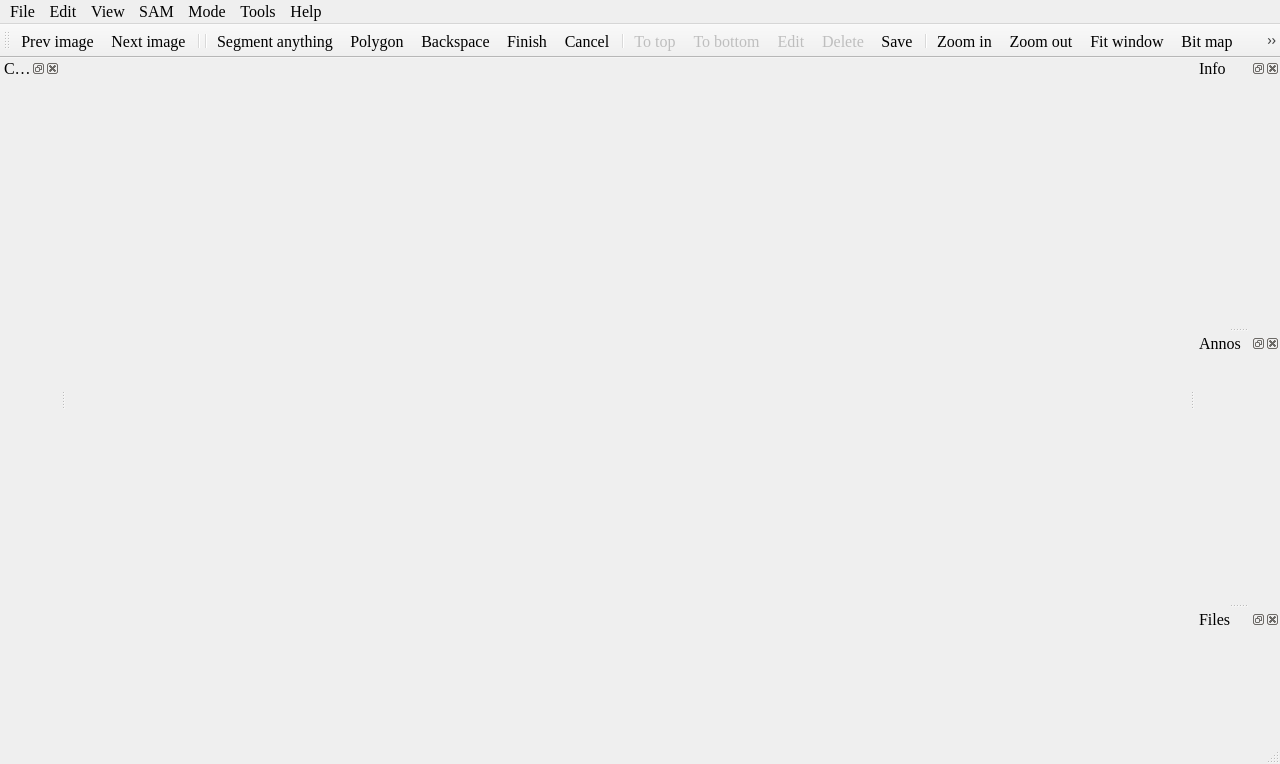
<?xml version="1.0" encoding="UTF-8"?>
<ui version="4.0">
 <class>MainWindow</class>
 <widget class="QMainWindow" name="MainWindow">
  <property name="geometry">
   <rect>
    <x>0</x>
    <y>0</y>
    <width>1280</width>
    <height>764</height>
   </rect>
  </property>
  <property name="minimumSize">
   <size>
    <width>800</width>
    <height>600</height>
   </size>
  </property>
  <property name="font">
   <font>
    <family>Times New Roman</family>
    <pointsize>12</pointsize>
   </font>
  </property>
  <property name="windowTitle">
   <string>ISAT</string>
  </property>
  <property name="windowIcon">
   <iconset>
    <normaloff>:/icons/icons/isat_bg_50x25.png</normaloff>:/icons/icons/isat_bg_50x25.png</iconset>
  </property>
  <widget class="QWidget" name="centralwidget">
   <layout class="QVBoxLayout" name="verticalLayout">
    <property name="spacing">
     <number>0</number>
    </property>
    <property name="leftMargin">
     <number>0</number>
    </property>
    <property name="topMargin">
     <number>0</number>
    </property>
    <property name="rightMargin">
     <number>0</number>
    </property>
    <property name="bottomMargin">
     <number>0</number>
    </property>
   </layout>
  </widget>
  <widget class="QMenuBar" name="menubar">
   <property name="enabled">
    <bool>true</bool>
   </property>
   <property name="geometry">
    <rect>
     <x>0</x>
     <y>0</y>
     <width>1280</width>
     <height>24</height>
    </rect>
   </property>
   <property name="font">
    <font>
     <family>Times New Roman</family>
     <pointsize>12</pointsize>
    </font>
   </property>
   <property name="autoFillBackground">
    <bool>false</bool>
   </property>
   <property name="defaultUp">
    <bool>false</bool>
   </property>
   <property name="nativeMenuBar">
    <bool>true</bool>
   </property>
   <widget class="QMenu" name="menuFile">
    <property name="font">
     <font>
      <family>Times New Roman</family>
      <pointsize>12</pointsize>
     </font>
    </property>
    <property name="title">
     <string>File</string>
    </property>
    <addaction name="actionOpen_dir"/>
    <addaction name="actionSave_dir"/>
    <addaction name="separator"/>
    <addaction name="actionPrev"/>
    <addaction name="actionNext"/>
    <addaction name="separator"/>
    <addaction name="actionSetting"/>
    <addaction name="actionExit"/>
   </widget>
   <widget class="QMenu" name="menuView">
    <property name="font">
     <font>
      <family>Times New Roman</family>
      <pointsize>12</pointsize>
     </font>
    </property>
    <property name="title">
     <string>View</string>
    </property>
    <addaction name="separator"/>
    <addaction name="actionZoom_in"/>
    <addaction name="actionZoom_out"/>
    <addaction name="actionFit_wiondow"/>
    <addaction name="separator"/>
    <addaction name="actionBit_map"/>
    <addaction name="separator"/>
   </widget>
   <widget class="QMenu" name="menuAbout">
    <property name="font">
     <font>
      <family>Times New Roman</family>
      <pointsize>12</pointsize>
     </font>
    </property>
    <property name="title">
     <string>Help</string>
    </property>
    <widget class="QMenu" name="menuLaguage">
     <property name="title">
      <string>Laguage</string>
     </property>
     <property name="icon">
      <iconset resource="../icons.qrc">
       <normaloff>:/icon/icons/翻译_translate.svg</normaloff>:/icon/icons/翻译_translate.svg</iconset>
     </property>
     <addaction name="actionChinese"/>
     <addaction name="actionEnglish"/>
    </widget>
    <addaction name="menuLaguage"/>
    <addaction name="actionShortcut"/>
    <addaction name="actionAbout"/>
   </widget>
   <widget class="QMenu" name="menuTools">
    <property name="enabled">
     <bool>true</bool>
    </property>
    <property name="font">
     <font>
      <family>Times New Roman</family>
      <pointsize>12</pointsize>
     </font>
    </property>
    <property name="title">
     <string>Tools</string>
    </property>
    <addaction name="actionToVOC"/>
    <addaction name="actionToCOCO"/>
    <addaction name="actionTo_LabelMe"/>
    <addaction name="separator"/>
    <addaction name="actionFromCOCO"/>
   </widget>
   <widget class="QMenu" name="menuEdit">
    <property name="font">
     <font>
      <family>Times New Roman</family>
      <pointsize>12</pointsize>
     </font>
    </property>
    <property name="title">
     <string>Edit</string>
    </property>
    <addaction name="actionSegment_anything"/>
    <addaction name="actionPolygon"/>
    <addaction name="actionBackspace"/>
    <addaction name="actionFinish"/>
    <addaction name="actionCancel"/>
    <addaction name="separator"/>
    <addaction name="actionTo_top"/>
    <addaction name="actionTo_bottom"/>
    <addaction name="separator"/>
    <addaction name="actionEdit"/>
    <addaction name="actionDelete"/>
    <addaction name="actionSave"/>
   </widget>
   <widget class="QMenu" name="menuMode">
    <property name="font">
     <font>
      <family>Times New Roman</family>
      <pointsize>12</pointsize>
      <weight>50</weight>
      <italic>false</italic>
      <bold>false</bold>
     </font>
    </property>
    <property name="title">
     <string>Mode</string>
    </property>
    <widget class="QMenu" name="menuContour_mode">
     <property name="title">
      <string>Contour mode</string>
     </property>
     <addaction name="actionContour_Max_only"/>
     <addaction name="actionContour_External"/>
     <addaction name="actionContour_All"/>
    </widget>
    <addaction name="menuContour_mode"/>
   </widget>
   <widget class="QMenu" name="menuSAM_model">
    <property name="title">
     <string>SAM</string>
    </property>
    <addaction name="actionCheckpoint_dir"/>
    <addaction name="separator"/>
   </widget>
   <addaction name="menuFile"/>
   <addaction name="menuEdit"/>
   <addaction name="menuView"/>
   <addaction name="menuSAM_model"/>
   <addaction name="menuMode"/>
   <addaction name="menuTools"/>
   <addaction name="menuAbout"/>
  </widget>
  <widget class="QStatusBar" name="statusbar">
   <property name="layoutDirection">
    <enum>Qt::LeftToRight</enum>
   </property>
  </widget>
  <widget class="QToolBar" name="toolBar">
   <property name="font">
    <font>
     <family>Times New Roman</family>
     <pointsize>12</pointsize>
    </font>
   </property>
   <property name="windowTitle">
    <string>toolBar</string>
   </property>
   <property name="iconSize">
    <size>
     <width>24</width>
     <height>24</height>
    </size>
   </property>
   <property name="toolButtonStyle">
    <enum>Qt::ToolButtonIconOnly</enum>
   </property>
   <property name="floatable">
    <bool>false</bool>
   </property>
   <attribute name="toolBarArea">
    <enum>TopToolBarArea</enum>
   </attribute>
   <attribute name="toolBarBreak">
    <bool>false</bool>
   </attribute>
   <addaction name="actionPrev"/>
   <addaction name="actionNext"/>
   <addaction name="separator"/>
   <addaction name="separator"/>
   <addaction name="actionSegment_anything"/>
   <addaction name="actionPolygon"/>
   <addaction name="actionBackspace"/>
   <addaction name="actionFinish"/>
   <addaction name="actionCancel"/>
   <addaction name="separator"/>
   <addaction name="actionTo_top"/>
   <addaction name="actionTo_bottom"/>
   <addaction name="actionEdit"/>
   <addaction name="actionDelete"/>
   <addaction name="actionSave"/>
   <addaction name="separator"/>
   <addaction name="actionZoom_in"/>
   <addaction name="actionZoom_out"/>
   <addaction name="actionFit_wiondow"/>
   <addaction name="actionBit_map"/>
   <addaction name="actionVisible"/>
  </widget>
  <widget class="QDockWidget" name="info_dock">
   <property name="minimumSize">
    <size>
     <width>85</width>
     <height>43</height>
    </size>
   </property>
   <property name="features">
    <set>QDockWidget::AllDockWidgetFeatures</set>
   </property>
   <property name="windowTitle">
    <string>Info</string>
   </property>
   <attribute name="dockWidgetArea">
    <number>2</number>
   </attribute>
   <widget class="QWidget" name="dockWidgetContents_2"/>
  </widget>
  <widget class="QDockWidget" name="annos_dock">
   <property name="minimumSize">
    <size>
     <width>85</width>
     <height>43</height>
    </size>
   </property>
   <property name="features">
    <set>QDockWidget::AllDockWidgetFeatures</set>
   </property>
   <property name="windowTitle">
    <string>Annos</string>
   </property>
   <attribute name="dockWidgetArea">
    <number>2</number>
   </attribute>
   <widget class="QWidget" name="dockWidgetContents_3"/>
  </widget>
  <widget class="QDockWidget" name="files_dock">
   <property name="windowTitle">
    <string>Files</string>
   </property>
   <attribute name="dockWidgetArea">
    <number>2</number>
   </attribute>
   <widget class="QWidget" name="dockWidgetContents"/>
  </widget>
  <widget class="QDockWidget" name="categories_dock">
   <property name="windowTitle">
    <string>Categories</string>
   </property>
   <attribute name="dockWidgetArea">
    <number>1</number>
   </attribute>
   <widget class="QWidget" name="dockWidgetContents_4">
    <layout class="QVBoxLayout" name="verticalLayout_2"/>
   </widget>
  </widget>
  <action name="actionOpen_dir">
   <property name="icon">
    <iconset resource="../icons.qrc">
     <normaloff>:/icon/icons/照片_pic.svg</normaloff>:/icon/icons/照片_pic.svg</iconset>
   </property>
   <property name="text">
    <string>Images dir</string>
   </property>
   <property name="statusTip">
    <string>Open images dir.</string>
   </property>
  </action>
  <action name="actionZoom_in">
   <property name="icon">
    <iconset resource="../icons.qrc">
     <normaloff>:/icon/icons/放大_zoom-in.svg</normaloff>:/icon/icons/放大_zoom-in.svg</iconset>
   </property>
   <property name="text">
    <string>Zoom in</string>
   </property>
   <property name="statusTip">
    <string>Zoom in.</string>
   </property>
  </action>
  <action name="actionZoom_out">
   <property name="icon">
    <iconset resource="../icons.qrc">
     <normaloff>:/icon/icons/缩小_zoom-out.svg</normaloff>:/icon/icons/缩小_zoom-out.svg</iconset>
   </property>
   <property name="text">
    <string>Zoom out</string>
   </property>
   <property name="statusTip">
    <string>Zoom out.</string>
   </property>
  </action>
  <action name="actionFit_wiondow">
   <property name="icon">
    <iconset resource="../icons.qrc">
     <normaloff>:/icon/icons/全宽_fullwidth.svg</normaloff>:/icon/icons/全宽_fullwidth.svg</iconset>
   </property>
   <property name="text">
    <string>Fit window</string>
   </property>
   <property name="toolTip">
    <string>Fit window</string>
   </property>
   <property name="statusTip">
    <string>Fit window.</string>
   </property>
   <property name="shortcut">
    <string>F</string>
   </property>
  </action>
  <action name="actionSetting">
   <property name="icon">
    <iconset resource="../icons.qrc">
     <normaloff>:/icon/icons/设置_setting-two.svg</normaloff>:/icon/icons/设置_setting-two.svg</iconset>
   </property>
   <property name="text">
    <string>Setting</string>
   </property>
   <property name="statusTip">
    <string>Setting.</string>
   </property>
  </action>
  <action name="actionExit">
   <property name="icon">
    <iconset resource="../icons.qrc">
     <normaloff>:/icon/icons/开关_power.svg</normaloff>:/icon/icons/开关_power.svg</iconset>
   </property>
   <property name="text">
    <string>Exit</string>
   </property>
   <property name="toolTip">
    <string>Exit</string>
   </property>
   <property name="statusTip">
    <string>Exit.</string>
   </property>
  </action>
  <action name="actionSave_dir">
   <property name="icon">
    <iconset resource="../icons.qrc">
     <normaloff>:/icon/icons/文件夹-开_folder-open.svg</normaloff>:/icon/icons/文件夹-开_folder-open.svg</iconset>
   </property>
   <property name="text">
    <string>Label dir</string>
   </property>
   <property name="statusTip">
    <string>Open label dir.</string>
   </property>
  </action>
  <action name="actionSave">
   <property name="icon">
    <iconset resource="../icons.qrc">
     <normaloff>:/icon/icons/保存_save.svg</normaloff>:/icon/icons/保存_save.svg</iconset>
   </property>
   <property name="text">
    <string>Save</string>
   </property>
   <property name="statusTip">
    <string>Save annotation.</string>
   </property>
   <property name="shortcut">
    <string>S</string>
   </property>
  </action>
  <action name="actionPrev">
   <property name="checkable">
    <bool>false</bool>
   </property>
   <property name="icon">
    <iconset resource="../icons.qrc">
     <normaloff>:/icon/icons/上一步_back.svg</normaloff>:/icon/icons/上一步_back.svg</iconset>
   </property>
   <property name="text">
    <string>Prev image</string>
   </property>
   <property name="toolTip">
    <string>Prev image</string>
   </property>
   <property name="statusTip">
    <string>Prev image.</string>
   </property>
   <property name="shortcut">
    <string>A</string>
   </property>
   <property name="menuRole">
    <enum>QAction::TextHeuristicRole</enum>
   </property>
   <property name="priority">
    <enum>QAction::NormalPriority</enum>
   </property>
  </action>
  <action name="actionNext">
   <property name="icon">
    <iconset resource="../icons.qrc">
     <normaloff>:/icon/icons/下一步_next.svg</normaloff>:/icon/icons/下一步_next.svg</iconset>
   </property>
   <property name="text">
    <string>Next image</string>
   </property>
   <property name="toolTip">
    <string>Next image</string>
   </property>
   <property name="statusTip">
    <string>Next image.</string>
   </property>
   <property name="shortcut">
    <string>D</string>
   </property>
  </action>
  <action name="actionShortcut">
   <property name="icon">
    <iconset resource="../icons.qrc">
     <normaloff>:/icon/icons/键盘_keyboard-one.svg</normaloff>:/icon/icons/键盘_keyboard-one.svg</iconset>
   </property>
   <property name="text">
    <string>Shortcut</string>
   </property>
  </action>
  <action name="actionAbout">
   <property name="icon">
    <iconset resource="../icons.qrc">
     <normaloff>:/icon/icons/我的_me.svg</normaloff>:/icon/icons/我的_me.svg</iconset>
   </property>
   <property name="text">
    <string>About</string>
   </property>
  </action>
  <action name="actionSegment_anything">
   <property name="icon">
    <iconset resource="../icons.qrc">
     <normaloff>:/icon/icons/M_Favicon.ico</normaloff>:/icon/icons/M_Favicon.ico</iconset>
   </property>
   <property name="text">
    <string>Segment anything</string>
   </property>
   <property name="toolTip">
    <string>Segment anything</string>
   </property>
   <property name="statusTip">
    <string>Quick annotate using Segment anything.</string>
   </property>
   <property name="shortcut">
    <string>Q</string>
   </property>
  </action>
  <action name="actionDelete">
   <property name="enabled">
    <bool>false</bool>
   </property>
   <property name="icon">
    <iconset resource="../icons.qrc">
     <normaloff>:/icon/icons/删除_delete.svg</normaloff>:/icon/icons/删除_delete.svg</iconset>
   </property>
   <property name="text">
    <string>Delete</string>
   </property>
   <property name="toolTip">
    <string>Delete polygon</string>
   </property>
   <property name="statusTip">
    <string>Delete polygon.</string>
   </property>
   <property name="shortcut">
    <string>Del</string>
   </property>
  </action>
  <action name="actionBit_map">
   <property name="checkable">
    <bool>false</bool>
   </property>
   <property name="icon">
    <iconset resource="../icons.qrc">
     <normaloff>:/icon/icons/照片_pic.svg</normaloff>:/icon/icons/照片_pic.svg</iconset>
   </property>
   <property name="text">
    <string>Bit map</string>
   </property>
   <property name="statusTip">
    <string>Show instance or segmeent state.</string>
   </property>
   <property name="shortcut">
    <string>Space</string>
   </property>
  </action>
  <action name="actionEdit">
   <property name="enabled">
    <bool>false</bool>
   </property>
   <property name="icon">
    <iconset resource="../icons.qrc">
     <normaloff>:/icon/icons/编辑_edit.svg</normaloff>:/icon/icons/编辑_edit.svg</iconset>
   </property>
   <property name="text">
    <string>Edit</string>
   </property>
   <property name="toolTip">
    <string>Edit polygon</string>
   </property>
   <property name="statusTip">
    <string>Edit polygon attribute.</string>
   </property>
  </action>
  <action name="actionTo_top">
   <property name="enabled">
    <bool>false</bool>
   </property>
   <property name="icon">
    <iconset resource="../icons.qrc">
     <normaloff>:/icon/icons/去顶部_to-top.svg</normaloff>:/icon/icons/去顶部_to-top.svg</iconset>
   </property>
   <property name="text">
    <string>To top</string>
   </property>
   <property name="toolTip">
    <string>Move polygon to top layer</string>
   </property>
   <property name="statusTip">
    <string>Move polygon to top layer.</string>
   </property>
   <property name="shortcut">
    <string>T</string>
   </property>
  </action>
  <action name="actionTo_bottom">
   <property name="enabled">
    <bool>false</bool>
   </property>
   <property name="icon">
    <iconset resource="../icons.qrc">
     <normaloff>:/icon/icons/去底部_to-bottom.svg</normaloff>:/icon/icons/去底部_to-bottom.svg</iconset>
   </property>
   <property name="text">
    <string>To bottom</string>
   </property>
   <property name="toolTip">
    <string>Move polygon to bottom layer</string>
   </property>
   <property name="statusTip">
    <string>Move polygon to bottom layer.</string>
   </property>
   <property name="shortcut">
    <string>B</string>
   </property>
  </action>
  <action name="actionToVOC">
   <property name="icon">
    <iconset resource="../icons.qrc">
     <normaloff>:/icon/icons/VOC_32x32.png</normaloff>:/icon/icons/VOC_32x32.png</iconset>
   </property>
   <property name="text">
    <string>To VOC</string>
   </property>
   <property name="toolTip">
    <string>Convert ISAT to VOC</string>
   </property>
   <property name="statusTip">
    <string>Convert ISAT jsons to VOC png images.</string>
   </property>
   <property name="whatsThis">
    <string/>
   </property>
  </action>
  <action name="actionChinese">
   <property name="checkable">
    <bool>true</bool>
   </property>
   <property name="text">
    <string>中文</string>
   </property>
   <property name="font">
    <font>
     <family>Times New Roman</family>
     <pointsize>12</pointsize>
    </font>
   </property>
  </action>
  <action name="actionEnglish">
   <property name="checkable">
    <bool>true</bool>
   </property>
   <property name="text">
    <string>English</string>
   </property>
   <property name="font">
    <font>
     <family>Times New Roman</family>
     <pointsize>12</pointsize>
    </font>
   </property>
  </action>
  <action name="actionBackspace">
   <property name="icon">
    <iconset resource="../icons.qrc">
     <normaloff>:/icon/icons/删除_delete-two.svg</normaloff>:/icon/icons/删除_delete-two.svg</iconset>
   </property>
   <property name="text">
    <string>Backspace</string>
   </property>
   <property name="toolTip">
    <string>Backspace</string>
   </property>
   <property name="statusTip">
    <string>Backspace.</string>
   </property>
   <property name="shortcut">
    <string>Z</string>
   </property>
  </action>
  <action name="actionCancel">
   <property name="icon">
    <iconset resource="../icons.qrc">
     <normaloff>:/icon/icons/关闭_close-one.svg</normaloff>:/icon/icons/关闭_close-one.svg</iconset>
   </property>
   <property name="text">
    <string>Cancel</string>
   </property>
   <property name="toolTip">
    <string>Annotate canceled</string>
   </property>
   <property name="statusTip">
    <string>Annotate canceled.</string>
   </property>
   <property name="shortcut">
    <string>Esc</string>
   </property>
  </action>
  <action name="actionFinish">
   <property name="icon">
    <iconset resource="../icons.qrc">
     <normaloff>:/icon/icons/校验_check-one.svg</normaloff>:/icon/icons/校验_check-one.svg</iconset>
   </property>
   <property name="text">
    <string>Finish</string>
   </property>
   <property name="toolTip">
    <string>Annotate finished</string>
   </property>
   <property name="statusTip">
    <string>Annotate finished.</string>
   </property>
   <property name="shortcut">
    <string>E</string>
   </property>
  </action>
  <action name="actionPolygon">
   <property name="icon">
    <iconset resource="../icons.qrc">
     <normaloff>:/icon/icons/锚点_anchor.svg</normaloff>:/icon/icons/锚点_anchor.svg</iconset>
   </property>
   <property name="text">
    <string>Polygon</string>
   </property>
   <property name="toolTip">
    <string>Draw polygon</string>
   </property>
   <property name="statusTip">
    <string>Accurately annotate by drawing polygon. </string>
   </property>
   <property name="shortcut">
    <string>C</string>
   </property>
  </action>
  <action name="actionVisible">
   <property name="icon">
    <iconset resource="../icons.qrc">
     <normaloff>:/icon/icons/眼睛_eyes.svg</normaloff>:/icon/icons/眼睛_eyes.svg</iconset>
   </property>
   <property name="text">
    <string>Visible</string>
   </property>
   <property name="toolTip">
    <string>Visible</string>
   </property>
   <property name="statusTip">
    <string>Visible.</string>
   </property>
   <property name="shortcut">
    <string>V</string>
   </property>
  </action>
  <action name="actionToCOCO">
   <property name="icon">
    <iconset resource="../icons.qrc">
     <normaloff>:/icon/icons/coco.ico</normaloff>:/icon/icons/coco.ico</iconset>
   </property>
   <property name="text">
    <string>To COCO</string>
   </property>
   <property name="toolTip">
    <string>Convert ISAT to COCO</string>
   </property>
   <property name="statusTip">
    <string>Convert ISAT jsons to COCO json.</string>
   </property>
  </action>
  <action name="actionFromCOCO">
   <property name="icon">
    <iconset resource="../icons.qrc">
     <normaloff>:/icon/icons/coco.ico</normaloff>:/icon/icons/coco.ico</iconset>
   </property>
   <property name="text">
    <string>From COCO</string>
   </property>
   <property name="toolTip">
    <string>Convert COCO to ISAT</string>
   </property>
   <property name="statusTip">
    <string>Convert COCO json to ISAT jsons.</string>
   </property>
  </action>
  <action name="actionTo_LabelMe">
   <property name="icon">
    <iconset resource="../icons.qrc">
     <normaloff>:/icon/icons/labelme_32x32.png</normaloff>:/icon/icons/labelme_32x32.png</iconset>
   </property>
   <property name="text">
    <string>To LabelMe</string>
   </property>
   <property name="toolTip">
    <string>Convert ISAT to LabelMe</string>
   </property>
   <property name="statusTip">
    <string>Convert ISAT jsons to LabelMe jsons.</string>
   </property>
  </action>
  <action name="actionContour_Max_only">
   <property name="checkable">
    <bool>true</bool>
   </property>
   <property name="text">
    <string>Max only</string>
   </property>
   <property name="statusTip">
    <string>Max contour save only.</string>
   </property>
   <property name="whatsThis">
    <string>Max contour save only.</string>
   </property>
   <property name="font">
    <font>
     <family>Times New Roman</family>
     <pointsize>12</pointsize>
    </font>
   </property>
  </action>
  <action name="actionContour_External">
   <property name="checkable">
    <bool>true</bool>
   </property>
   <property name="text">
    <string>External</string>
   </property>
   <property name="statusTip">
    <string>External contour save only.</string>
   </property>
   <property name="whatsThis">
    <string>External contour save only.</string>
   </property>
   <property name="font">
    <font>
     <family>Times New Roman</family>
     <pointsize>12</pointsize>
    </font>
   </property>
  </action>
  <action name="actionContour_All">
   <property name="checkable">
    <bool>true</bool>
   </property>
   <property name="text">
    <string>All</string>
   </property>
   <property name="statusTip">
    <string>All contour save.</string>
   </property>
   <property name="whatsThis">
    <string>All contour save.</string>
   </property>
   <property name="font">
    <font>
     <family>Times New Roman</family>
     <pointsize>12</pointsize>
    </font>
   </property>
  </action>
  <action name="actionCheckpoint_dir">
   <property name="icon">
    <iconset resource="../icons.qrc">
     <normaloff>:/icon/icons/文件夹-开_folder-open.svg</normaloff>:/icon/icons/文件夹-开_folder-open.svg</iconset>
   </property>
   <property name="text">
    <string>Checkpoint dir</string>
   </property>
   <property name="statusTip">
    <string>Checkpoint dir.</string>
   </property>
   <property name="whatsThis">
    <string>Checkpoint dir.</string>
   </property>
   <property name="font">
    <font>
     <family>Times New Roman</family>
     <pointsize>12</pointsize>
    </font>
   </property>
  </action>
 </widget>
 <resources>
  <include location="../icons.qrc"/>
 </resources>
 <connections/>
</ui>
